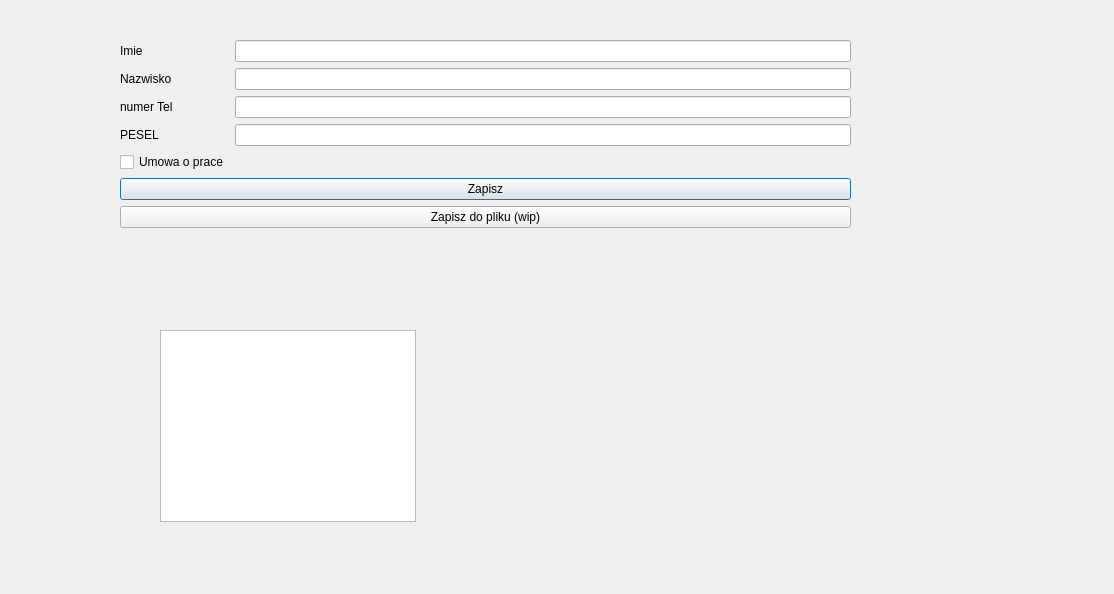
<?xml version="1.0" encoding="UTF-8"?>
<ui version="4.0">
 <class>Dialog</class>
 <widget class="QDialog" name="Dialog">
  <property name="geometry">
   <rect>
    <x>0</x>
    <y>0</y>
    <width>1114</width>
    <height>594</height>
   </rect>
  </property>
  <property name="windowTitle">
   <string>Dialog</string>
  </property>
  <widget class="QListWidget" name="poleZapisu">
   <property name="geometry">
    <rect>
     <x>160</x>
     <y>330</y>
     <width>256</width>
     <height>192</height>
    </rect>
   </property>
  </widget>
  <widget class="QWidget" name="">
   <property name="geometry">
    <rect>
     <x>120</x>
     <y>40</y>
     <width>731</width>
     <height>231</height>
    </rect>
   </property>
   <layout class="QFormLayout" name="formLayout">
    <item row="0" column="0">
     <widget class="QLabel" name="label">
      <property name="text">
       <string>Imie</string>
      </property>
     </widget>
    </item>
    <item row="2" column="0">
     <widget class="QLabel" name="label_2">
      <property name="text">
       <string>Nazwisko</string>
      </property>
     </widget>
    </item>
    <item row="4" column="0">
     <widget class="QLabel" name="label_3">
      <property name="text">
       <string>numer Tel</string>
      </property>
     </widget>
    </item>
    <item row="6" column="0">
     <widget class="QLabel" name="label_4">
      <property name="text">
       <string>PESEL</string>
      </property>
     </widget>
    </item>
    <item row="0" column="1">
     <widget class="QLineEdit" name="imieEdit"/>
    </item>
    <item row="2" column="1">
     <widget class="QLineEdit" name="nazwiskoEdit"/>
    </item>
    <item row="4" column="1">
     <widget class="QLineEdit" name="telEdit"/>
    </item>
    <item row="6" column="1">
     <widget class="QLineEdit" name="peselEdit"/>
    </item>
    <item row="8" column="0" colspan="2">
     <widget class="QPushButton" name="zapiszButton">
      <property name="text">
       <string>Zapisz</string>
      </property>
     </widget>
    </item>
    <item row="9" column="0" colspan="2">
     <widget class="QPushButton" name="zapiszPlikButton">
      <property name="text">
       <string>Zapisz do pliku (wip)</string>
      </property>
     </widget>
    </item>
    <item row="7" column="0">
     <widget class="QCheckBox" name="umowaCheckbox">
      <property name="text">
       <string>Umowa o prace</string>
      </property>
     </widget>
    </item>
   </layout>
  </widget>
 </widget>
 <resources/>
 <connections/>
</ui>
